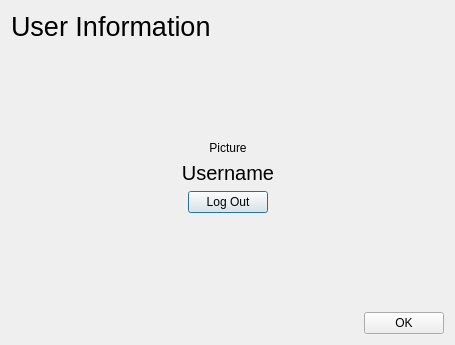
<?xml version="1.0" encoding="UTF-8"?>
<ui version="4.0">
 <class>UserInfo</class>
 <widget class="QDialog" name="UserInfo">
  <property name="geometry">
   <rect>
    <x>0</x>
    <y>0</y>
    <width>455</width>
    <height>345</height>
   </rect>
  </property>
  <property name="windowTitle">
   <string>User Information</string>
  </property>
  <layout class="QVBoxLayout" name="verticalLayout">
   <item>
    <widget class="QLabel" name="label">
     <property name="font">
      <font>
       <pointsize>20</pointsize>
      </font>
     </property>
     <property name="text">
      <string>User Information</string>
     </property>
    </widget>
   </item>
   <item>
    <widget class="QFrame" name="frame">
     <property name="frameShape">
      <enum>QFrame::NoFrame</enum>
     </property>
     <property name="frameShadow">
      <enum>QFrame::Raised</enum>
     </property>
     <layout class="QGridLayout" name="gridLayout">
      <item row="0" column="1">
       <spacer name="verticalSpacer_2">
        <property name="orientation">
         <enum>Qt::Vertical</enum>
        </property>
        <property name="sizeHint" stdset="0">
         <size>
          <width>20</width>
          <height>40</height>
         </size>
        </property>
       </spacer>
      </item>
      <item row="1" column="0">
       <spacer name="horizontalSpacer_2">
        <property name="orientation">
         <enum>Qt::Horizontal</enum>
        </property>
        <property name="sizeHint" stdset="0">
         <size>
          <width>40</width>
          <height>20</height>
         </size>
        </property>
       </spacer>
      </item>
      <item row="2" column="1">
       <spacer name="verticalSpacer">
        <property name="orientation">
         <enum>Qt::Vertical</enum>
        </property>
        <property name="sizeHint" stdset="0">
         <size>
          <width>20</width>
          <height>40</height>
         </size>
        </property>
       </spacer>
      </item>
      <item row="1" column="2">
       <spacer name="horizontalSpacer_3">
        <property name="orientation">
         <enum>Qt::Horizontal</enum>
        </property>
        <property name="sizeHint" stdset="0">
         <size>
          <width>40</width>
          <height>20</height>
         </size>
        </property>
       </spacer>
      </item>
      <item row="1" column="1">
       <widget class="QFrame" name="userFrame">
        <property name="frameShape">
         <enum>QFrame::NoFrame</enum>
        </property>
        <property name="frameShadow">
         <enum>QFrame::Raised</enum>
        </property>
        <layout class="QVBoxLayout" name="verticalLayout_2">
         <item>
          <widget class="QLabel" name="userPicture">
           <property name="text">
            <string notr="true">Picture</string>
           </property>
           <property name="alignment">
            <set>Qt::AlignCenter</set>
           </property>
          </widget>
         </item>
         <item>
          <widget class="QLabel" name="userName">
           <property name="font">
            <font>
             <pointsize>15</pointsize>
            </font>
           </property>
           <property name="text">
            <string>Username</string>
           </property>
           <property name="alignment">
            <set>Qt::AlignCenter</set>
           </property>
          </widget>
         </item>
         <item>
          <layout class="QHBoxLayout" name="horizontalLayout_2">
           <item>
            <spacer name="horizontalSpacer_4">
             <property name="orientation">
              <enum>Qt::Horizontal</enum>
             </property>
             <property name="sizeHint" stdset="0">
              <size>
               <width>40</width>
               <height>20</height>
              </size>
             </property>
            </spacer>
           </item>
           <item>
            <widget class="QPushButton" name="logoutButton">
             <property name="text">
              <string>Log Out</string>
             </property>
             <property name="icon">
              <iconset theme="system-log-out"/>
             </property>
            </widget>
           </item>
           <item>
            <spacer name="horizontalSpacer_5">
             <property name="orientation">
              <enum>Qt::Horizontal</enum>
             </property>
             <property name="sizeHint" stdset="0">
              <size>
               <width>40</width>
               <height>20</height>
              </size>
             </property>
            </spacer>
           </item>
          </layout>
         </item>
        </layout>
       </widget>
      </item>
     </layout>
    </widget>
   </item>
   <item>
    <layout class="QHBoxLayout" name="horizontalLayout">
     <item>
      <spacer name="horizontalSpacer">
       <property name="orientation">
        <enum>Qt::Horizontal</enum>
       </property>
       <property name="sizeHint" stdset="0">
        <size>
         <width>40</width>
         <height>20</height>
        </size>
       </property>
      </spacer>
     </item>
     <item>
      <widget class="QPushButton" name="okButton">
       <property name="text">
        <string>OK</string>
       </property>
       <property name="icon">
        <iconset theme="dialog-ok"/>
       </property>
      </widget>
     </item>
    </layout>
   </item>
  </layout>
 </widget>
 <resources/>
 <connections/>
</ui>
